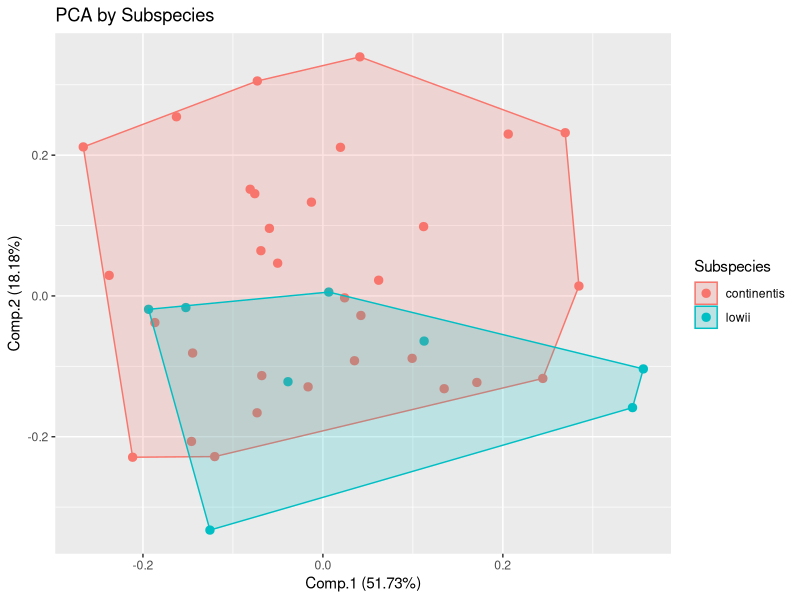
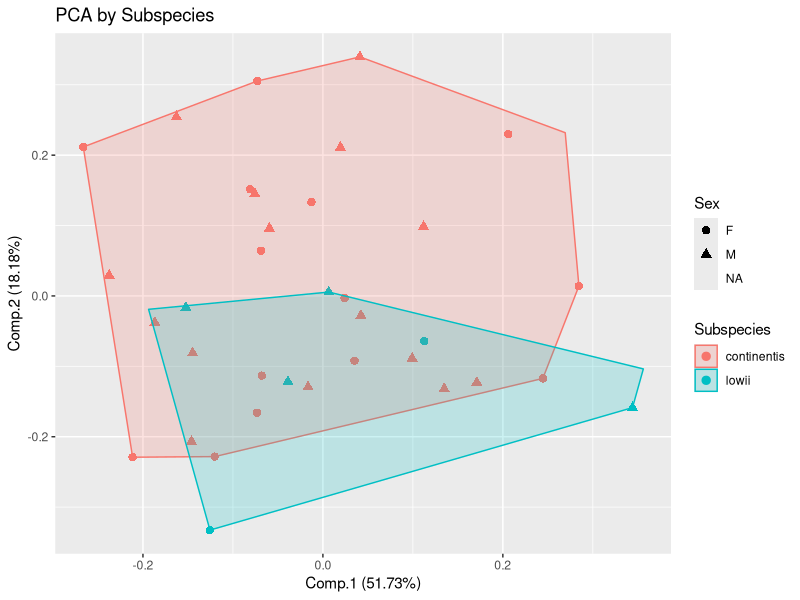
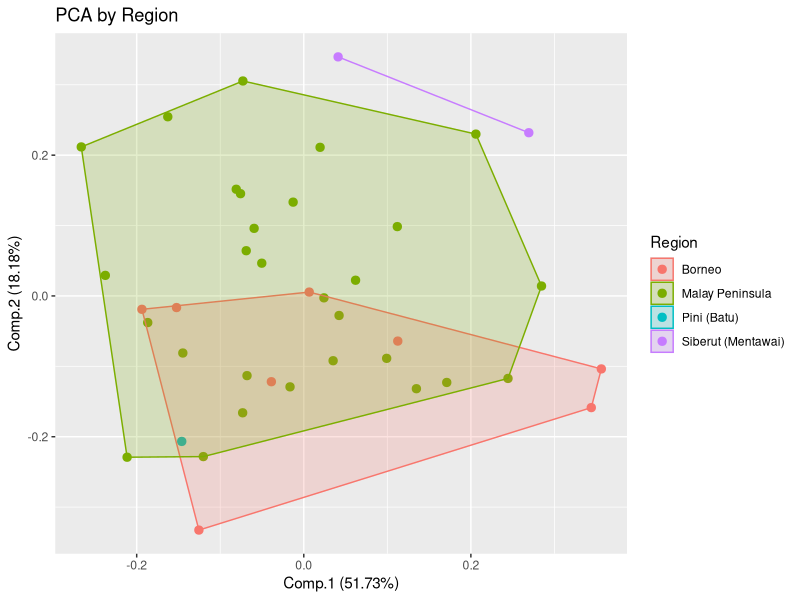
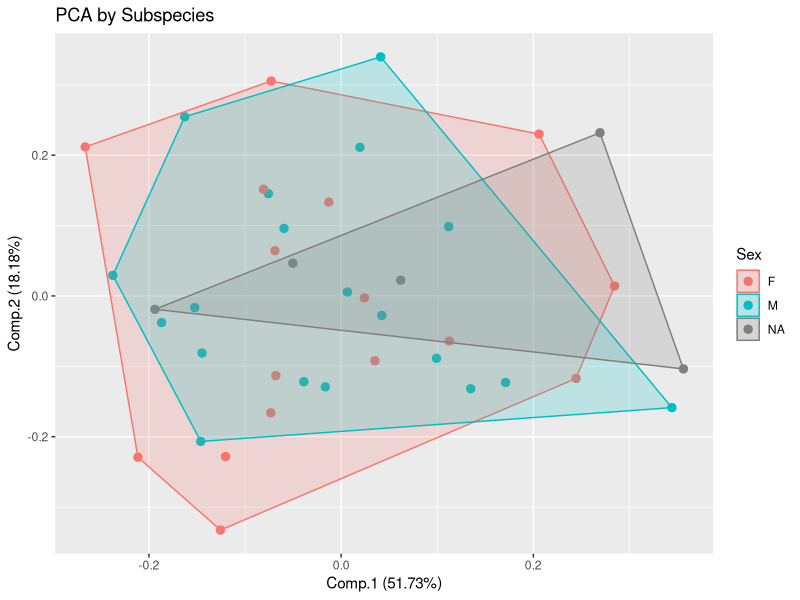
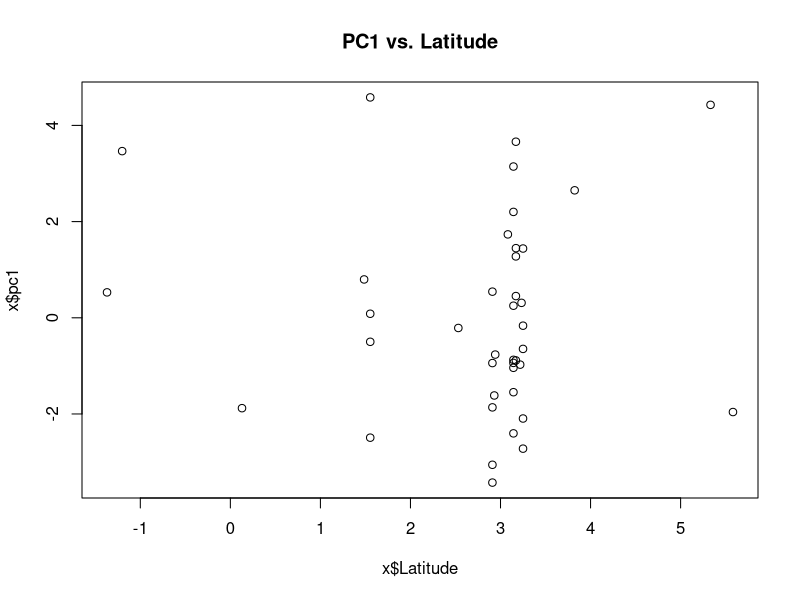

The R source for these figures, in order:
## ---- chunk 1
#load required packages
library(ggplot2)
library(ggfortify)
library(MASS)
library(dplyr)
library(tidyr)
## ---- chunk 2
#load in the supplementary data file from the paper, calling the correct sheet ("Skull Raw")
data <- readxl::read_excel("Juman et al. 2021 Ptilo supplementary data.xlsx",sheet="Skull Raw")

#columns 8 through 25 are the measurements. let's go ahead and (natural) log all of these measurements. i like to do this at the beginning so that i don't forget to do it later. this isn't always necessary, but it's good practice.
data[,8:25] <- log(data[,8:25])
## ---- chunk 3
#you can replace CPL with any variable here
t.test(CPL ~ Sex, data = data)
## ---- chunk 4
#calculate percentage of NAs in relevant columns
sum(is.na(data[,8:25]))/prod(dim(data[,8:25]))*100
## ---- chunk 5
colSums(is.na(data[,8:25])) 

#CIL, ZB, LCH are missing for 6 individuals apiece. let's dump them
x <- data %>% select(-CIL, -ZB, -LCH) 

#notice that i am saving this to a new object here^, so as to preserve the original dataframe in case i want to go back and use the measurements that i am eliminating now. this process usually involves some trial and error, so creating new objects ensures that you don't overwrite the original data in case you need to go back

#you also may want to use slightly different combinations of variables/individuals for different analyses, based on what you are trying to optimize for.
## ---- chunk 6
table(x$Subspecies)
## ---- chunk 7
colSums(is.na(x[which(x$Subspecies == "lowii"),])) #CPL, MB, CNL, PBPL, MCW have NAs
x <- x %>% select(-CPL, -MB, -CNL, -PBPL, -MCW) 

colSums(is.na(x[which(x$Subspecies == "lowii"),])) #check to make sure we have a complete sample for these 8 -- success!
## ---- chunk 8
apply(X = is.na(x[,8:17]), MARGIN = 1, FUN = sum) #a few specimens are missing several measurements

#drop any problematic specimens that are missing more than 3 measurements -- we're going to lose these anyway so let's drop to see which variables should make the final cut
x <- x[rowSums(is.na(x[,8:17])) <= 2,]

colSums(is.na(x[,8:17])) #LPL is missing 2, so let's get rid of it. then we can pick any additional variable to remove, so we end up with 8. there is no right answer here, but i'm going to get rid of LTL, because MCIL is already capturing mandible length.

#remove LPL and LTL, and drop the two rows that are missing values for BB, PPL respectively
x <- x %>% select(-LPL, -LTL) %>% drop_na(BB, PPL)
## ---- chunk 9
#the following line removes any columns that have n or or more NAs (so replace n with whatever you see as a maximum acceptable number of lost individuals for your dataset)

#data <- data[,colSums(is.na(data)) < n]

#below is a crude function that will produce a pared down dataset with the most complete observations for the groups you specify ("a" and "b" are the names of the groups you want to include in your final dataset; see below for example). it will also tell you how many individuals you lost in the process, and what the most complete sample size can be for the specified # of variables you want

#note that it cannot be used to prioritize certain groups; that will have to be done manually (or with a more sophisticated function...)

optimize <- function(data, name, a, b) {
  a <- deparse(substitute(a))
  b <- deparse(substitute(b))
  data <- data[which(data$Subspecies == a | data$Subspecies == b),] #replace with the groups you want to focus on
  early <- data
  data2 <- data[,8:25] #subset of data frame with measurement data
  data2 <- data2[rowSums(is.na(data2)) < 13,] #maximum # of NAs to make hard cuts
  collist = combn(ncol(data2), 8) #can be changed to fewer variables if a higher sample size is needed
  numobs = apply(collist, 2, function(x) nrow(na.omit(data2[, x])))
  cat("for subset size", 8, "most complete obs is", max(numobs), "\n")
  best.list = list()
  best = which(numobs == max(numobs))[1]
  best.list = c(best.list, list(collist[, best]))
  data <- data[,c(1:7,(best.list[[1]]+7),26:31)] %>% drop_na(8:15) #vectors here depend on dataset structure
  name <- deparse(substitute(name))  
  assign(name,data,envir = .GlobalEnv)
  cat((length(early$Subspecies) - length(data$Subspecies)), "individuals lost", "\n")
}

#optimize(data, data2, continentis, lowii)
## ---- chunk 10
#run the PCA
pca <- princomp(x[,8:15], cor=TRUE)

#note: before we look at loadings, we need to adjust them. this is because princomp() defines loadings as raw eigenvectors. what we are after is loadings that represent correlation coefficients between variables and principal components. to convert them, we multiply the raw eigenvectors by the standard deviation (i do this below with a for loop for each component -- there are 8, because we have 8 variables)
for (i in 1:8) {
  pca$loadings[,i] <- (pca$loadings[,i] * pca$sdev[i])
}

#we are now ready to look at output:
print(summary(pca),digits=2) #importance of components
print(pca[["loadings"]], cutoff=0) #loadings
round(pca$sdev^2,2) #eigenvalues (i.e. squared standard dv)
## ---- chunk 11
#where does princomp() store the PC scores? you can find them here:
pca$scores[,1]
pca$scores[,2]

#but for now, let's plot these in a very simple way with an existing function. you can plot any of the PCs by changing the x and y values, but usually you are interested in plotting PC1, PC2, and occasionally PC3.

#let's try this in a few different ways:

autoplot(pca, x = 1, y = 2, data = x, colour = 'Subspecies', label = FALSE, size = 2.5, label.size = 3, frame=TRUE) + ggtitle("PCA by Subspecies")

#include a shape variable as well
autoplot(pca, x = 1, y = 2, data = x, colour = 'Subspecies', shape = 'Sex', label = FALSE, size = 2.5, label.size = 3, frame=TRUE) + ggtitle("PCA by Subspecies")

autoplot(pca, x = 1, y = 2, data = x, colour = 'Region', label = FALSE, size = 2.5, label.size = 3, frame=TRUE) + ggtitle("PCA by Region")

autoplot(pca, x = 1, y = 2, data = x, colour = 'Sex', label = FALSE, size = 2.5, label.size = 3, frame=TRUE) + ggtitle("PCA by Subspecies")
## ---- chunk 12
x$pc1 <- pca$scores[,1] #save PC1 scores to your data frame. now each individual has an associated PC1 score, which in this case seems to be some sort of proxy for skull length
x$pc2 <- pca$scores[,2] #(let's also save PC2 for future plotting)

#here is a summary of a simple linear regression, where we are trying to predict PC1 (skull size) using Latitude and Sex
summary(lm(pc1 ~ Latitude*Sex, data = x))

#all p-values are well over 0.05, suggesting that neither latitude nor sex is a significant predictor of skull size. there doesn't seem to be a pattern of sexual size dimorphism OR a latitudinal size gradient (Bergmann's rule) in this sample.

#of course, you can also plot PC1 vs. any other variable. like latitude, for example:
plot(x$pc1 ~ x$Latitude)
title(main = "PC1 vs. Latitude")
## ---- chunk 13
#let's start with a simple two-group DFA: continentis vs. lowii

dfa <- lda(x[,c(8:15)],grouping=x$Subspecies, CV = FALSE)
ctraw <- table(x$Subspecies, predict(dfa)$class)
ctraw #rows are actual count and columns are predicted count

#total percent correct
round(sum(diag(prop.table(ctraw))),4)*100
## ---- chunk 14
dfa2 <- lda(x[,c(8:15)],grouping=x$Subspecies, CV = TRUE)
ctraw2 <- table(x$Subspecies, dfa2$class)
ctraw2 #rows are actual count and columns are predicted count

# total percent correct
round(sum(diag(prop.table(ctraw2))),4)*100
## ---- chunk 15
#the first thing you need to do is divide your dataset into the training set (known groups) and the test set (the unknowns that you want to predict)

#here i'm creating the training set, either by selecting the known groups OR removing the unknowns (either line works)
x2 <- x[which(x$Region == "Borneo" | x$Region == "Malay Peninsula"),]

#here i'm creating the test set by selecting the unknowns
u <- x[-which(x$Region == "Borneo" | x$Region == "Malay Peninsula"),]

#DFA (WITHOUT CROSS VALIDATION)

#create linear discriminant model
lin <- lda(x2[,8:15],grouping=x2$Region, CV=FALSE)
#to check coefficients of variables, use:
lin

#create table to view classification rate
ctraw3 <- table(x2$Region, predict(lin)$class)
ctraw3 #rows are actual count and columns are predicted count

# total percent correct
round(sum(diag(prop.table(ctraw3))),4)*100

#PREDICTIONS

#use predict function on test set: output will be list of classifications
predict(lin, u[,8:15])$class
#all three island specimens were classified as Malay Peninsula

#NOTE: you cannot predict using a cross-validated model
#however, you can cross-validate the prediction itself (with the not-cross validated model), like below:
predict(lin, CV=TRUE, u[,8:15])$class
#still Malay Peninsula for all three
## ---- chunk 16
#extracting scores from our first DFA
lda.values <- predict(dfa)
x$ld1 <- lda.values$x
